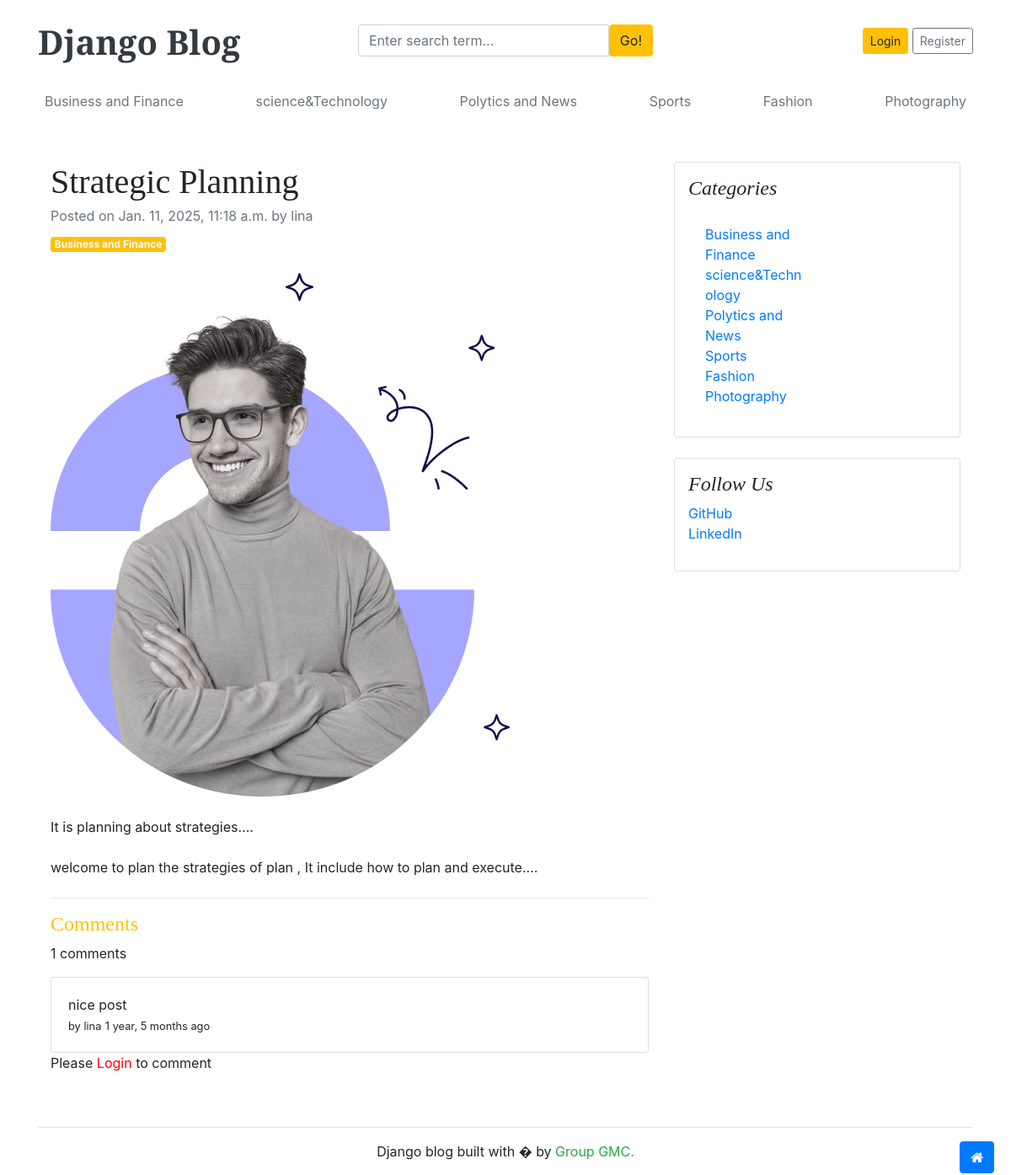
Page /blogs/strategic-planning/ on the committed database.
### myapp/models.py (models this page shows, shortened)
class Category(models.Model):
    category_name = models.CharField(max_length=30)
    created_at = models.DateTimeField(auto_now_add = True)
    updated_at = models.DateTimeField(auto_now = True)
    class Meta:
        verbose_name_plural = 'Categories'
    def __str__(self):
        return self.category_name

class Blog(models.Model):
    title = models.CharField(max_length=100, unique=True)
    slug = models.SlugField(unique=True, blank=True)
    category = models.ForeignKey(Category , on_delete = models.CASCADE)
    author = models.ForeignKey(User , on_delete = models.CASCADE)
    blog_image = models.ImageField(upload_to = 'uploads/%y/%m/%d')
    short_desc = models.TextField(max_length=1000)
    blog_body = models.TextField(max_length=3000)
    status = models.CharField(max_length=100, choices = STATUS_CHOICE,default = 'draft')
    is_feacherd = models.BooleanField(default=False)
    created_at = models.DateTimeField(auto_now_add = True)
    updated_at = models.DateTimeField(auto_now = True)
    class Meta:
        verbose_name_plural = 'blogs'

class Comments(models.Model):
    user = models.ForeignKey(User,on_delete=models.CASCADE)
    blog = models.ForeignKey(Blog,on_delete=models.CASCADE)
    comment = models.TextField(max_length=200)
    created_at = models.DateTimeField(auto_now_add = True)
    updated_at = models.DateTimeField(auto_now = True)
    class Meta:
        verbose_name_plural = 'Comment'
    def __str__(self):
        return self.comment

### myapp/views.py (the view)
# urls.py: path('blogs/<slug:slug>/',views.blogs,name='blogs'),
def blogs(request,slug):
    single_post = get_object_or_404(Blog,slug=slug , status ='published')
    com = Comments()
    if request.method == 'POST':
        com.user = request.user
        com.blog = single_post
        com.comment = request.POST['comment']
        com.save()
        return HttpResponseRedirect(request.path_info)
    comment = Comments.objects.filter(blog = single_post)
    comment_count = comment.count()
    context = {
        'single_post':single_post,
        'comment':comment,
        'comment_count':comment_count
    }
    return render(request,'blogs.html',context)

### myapp/context_processors.py (called while the page is built)
def get_categories(request):
    categories = Category.objects.all()
    return dict(categories=categories)

### myapp/templates/blogs.html
{% extends 'base/base.html' %}
{% block content %}
<div class="container mt-5">
    <div class="row">
        <div class="col-lg-8">
            <article>
                <header class="mb-4">
                    <h1 class="fw-bolder mb-1">{{ single_post.title }}</h1>
                    <div class="text-muted fst-italic mb-2">Posted on {{ single_post.created_at }} by {{ single_post.author }}</div>
                    <a class="badge bg-warning text-decoration-none text-light" href="#!">{{single_post.category }}</a>
                </header>
                <figure class="mb-4"><img class="img-fluid rounded" src="{{ single_post.blog_image.url }}" alt="..." /></figure>
                <section class="mb-5">
                    <p class="fs-5 mb-4">{{ single_post.short_desc }}</p>
                    <p class="fs-5 mb-4">{{ single_post.blog_body }}</p>
                    <hr>
                    <h4 style="font-family: popins;" class="text-warning">Comments</h4>
                    {% if comment %}
                        <p>{{ comment_count }} comments</p>
                        {% for coment in comment %}
                        <div class="card">
                            <div class="card-body">
                                <p class="card-text mb-0">
                                    {{ coment }}
                                </p>
                                <span>
                                    <small>by {{ coment.user }}</small>
                                    <small>{{ coment.created_at | timesince }} ago</small>
                                </span>
                            </div>
                        </div>
                        {% endfor %}
                    {% else %}
                    <p>No comments<p>
                    {% endif %}
                    <div class="form-group">
                        {% if user.is_authenticated %}
                        <form action="" method="POST">
                            {% csrf_token %}
                            <div class="form-group">
                                <textarea name="comment" class="form-control mt-2" placeholder="write your comment"></textarea>
                                <input type="submit" class="btn btn-primary mt-2">
                            </div>
                        </form>
                        {% else %}
                        <p>Please <span><a href="{% url 'login' %}" style="color: red;text-decoration: none;">Login</a></span> to comment</p>
                        {% endif %}
                    </div>
                    </section>
            </article>
        </div>
        <div class="col-lg-4">
            <div class="card mb-4 p-3">
                <h4 class="font-italic">Categories</h4>
                <div class="card-body">
                    <div class="row">
                        <div class="col-sm-6">
                            <ul class="list-unstyled mb-0">
                                {% for cat in categories %}
                                <li><a href="{% url 'posts_by_category' cat.id %}">{{ cat.category_name}}</a></li>
                                {% endfor %}
                            </ul>
                        </div>
                    </div>
                </div>
            </div>
            <div class="card mb-4 p-3">
                <h4 class="font-italic">Follow Us</h4>
                <ol class="list-unstyled">
                    <li><a href="#">GitHub</a></li>
                    <li><a href="#">LinkedIn</a></li>
                </ol>
            </div>
        </div>
    </div>
</div>
{% endblock %}

### myapp/templates/base/head.html (shortened to what this page needs)
{% load static %}
<!DOCTYPE html>
<html lang="en">
<head>
    <link href="https://getbootstrap.com/docs/4.0/dist/css/bootstrap.min.css" rel="stylesheet">
    <link href="{% static 'static/css/blog.css' %}" rel="stylesheet">
    <link rel="stylesheet" href="https://cdnjs.cloudflare.com/ajax/libs/font-awesome/4.7.0/css/font-awesome.min.css">
  </head>
<body>
<div class="container">
    <header class="blog-header py-3">
      <div class="row flex-nowrap justify-content-between align-items-center">
        <div class="col-4 pt-1">
          <a class="blog-header-logo text-dark" style="font-size: 40px;font-weight: 700;" href="/">Django Blog</a>
        </div>
        <div class="col-4">
          <form action="{% url 'search' %}" method="GET">
            <div class="input-group">
              <input class="form-control" name="keyword" type="text" placeholder="Enter search term..." aria-label="Enter search term..." aria-describedby="button-search" />
              <button type="submit" class="btn btn-warning" id="button-search" type="button">Go!</button>
            </div>
          </form>
        </div>
        <div class="col-4 d-flex justify-content-end align-items-center">
          {% if not user.is_authenticated %}
          <a class="btn btn-sm btn-warning" href="{% url 'login' %}">Login</a> &nbsp;
          <a class="btn btn-sm btn-outline-secondary" href="{% url 'register' %}">Register</a>
          {% else %}
          <span><a href="{% url 'dashboard' %}" class="btn btn-warning mr-2">Dashboard</a></span>
          <span><a href="{% url 'logout' %}" class="btn btn-dark">Logout</a></span>
          <!-- {% for u in users %}
          <span>{{ u.username }}</span>
          {% endfor %} -->
          {% endif %}
        </div>
      </div>
    </header>
    <div class="nav-scroller py-1 mb-2">
      <nav class="nav d-flex justify-content-between">
        {% for cat in categories %}
        <a class="p-2 text-muted" href="{% url 'posts_by_category' cat.id %}">{{ cat.category_name }}</a>
        {% endfor %}
      </nav>
    </div>

### myapp/static/css/blog.css (style rules this page uses)
.blog-header-logo { font-family: "Playfair Display", Georgia, "Times New Roman", serif; font-size: 2.25rem; }
h1, h2, h3, h4, h5, h6 { font-family: "Playfair Display", Georgia, "Times New Roman", serif; }

### rows in the picture
Category: category_name "Business and Finance"
Category: category_name "science&Technology"
Category: category_name "Polytics and News"
Category: category_name "Sports"
Category: category_name "Fashion"
Category: category_name "Photography"
Blog: title "Strategic Planning", created_at "Jan. 11, 2025, 11:18 a.m.", author "lina", category "Business and Finance", blog_image (picture), short_desc "It is planning about strategies....", blog_body "welcome to plan the strategies of plan , It include how to plan and execute...."
Comments: comment "nice post", user "lina", created_at "1 year, 5 months"

### other values in the picture
{{ comment_count }} "1"
